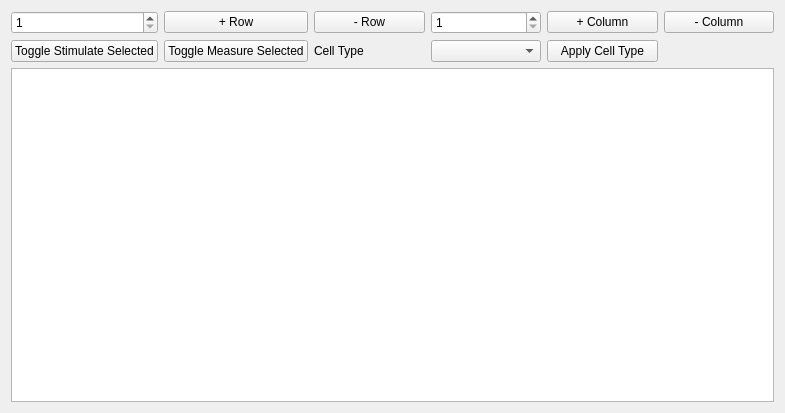
<?xml version="1.0" encoding="UTF-8"?>
<ui version="4.0">
 <class>GridSetupWidget</class>
 <widget class="QWidget" name="GridSetupWidget">
  <property name="geometry">
   <rect>
    <x>0</x>
    <y>0</y>
    <width>785</width>
    <height>413</height>
   </rect>
  </property>
  <property name="windowTitle">
   <string>Grid Configuration</string>
  </property>
  <layout class="QGridLayout" name="gridLayout">
   <item row="2" column="0" colspan="6">
    <widget class="QTableView" name="cellGrid">
     <property name="sizePolicy">
      <sizepolicy hsizetype="Minimum" vsizetype="Minimum">
       <horstretch>0</horstretch>
       <verstretch>0</verstretch>
      </sizepolicy>
     </property>
     <property name="mouseTracking">
      <bool>true</bool>
     </property>
     <property name="editTriggers">
      <set>QAbstractItemView::NoEditTriggers</set>
     </property>
     <property name="showGrid">
      <bool>false</bool>
     </property>
    </widget>
   </item>
   <item row="1" column="2">
    <widget class="QLabel" name="chooseTypeLabel">
     <property name="text">
      <string>Cell Type</string>
     </property>
    </widget>
   </item>
   <item row="1" column="1">
    <widget class="QPushButton" name="toggleMeasure">
     <property name="text">
      <string>Toggle Measure Selected</string>
     </property>
    </widget>
   </item>
   <item row="0" column="4">
    <widget class="QPushButton" name="addColumnButton">
     <property name="text">
      <string>+ Column</string>
     </property>
    </widget>
   </item>
   <item row="1" column="3">
    <widget class="QComboBox" name="chooseType"/>
   </item>
   <item row="0" column="3">
    <widget class="QSpinBox" name="columnInt">
     <property name="minimum">
      <number>1</number>
     </property>
     <property name="maximum">
      <number>1000</number>
     </property>
    </widget>
   </item>
   <item row="0" column="0">
    <widget class="QSpinBox" name="rowInt">
     <property name="minimum">
      <number>1</number>
     </property>
     <property name="maximum">
      <number>1000</number>
     </property>
    </widget>
   </item>
   <item row="1" column="0">
    <widget class="QPushButton" name="toggleStim">
     <property name="text">
      <string>Toggle Stimulate Selected</string>
     </property>
    </widget>
   </item>
   <item row="0" column="5">
    <widget class="QPushButton" name="removeColumnButton">
     <property name="text">
      <string>- Column</string>
     </property>
    </widget>
   </item>
   <item row="0" column="1">
    <widget class="QPushButton" name="addRowButton">
     <property name="text">
      <string>+ Row</string>
     </property>
    </widget>
   </item>
   <item row="0" column="2">
    <widget class="QPushButton" name="removeRowButton">
     <property name="text">
      <string>- Row</string>
     </property>
    </widget>
   </item>
   <item row="1" column="4">
    <widget class="QPushButton" name="setType">
     <property name="text">
      <string>Apply Cell Type</string>
     </property>
    </widget>
   </item>
  </layout>
 </widget>
 <resources/>
 <connections/>
</ui>
